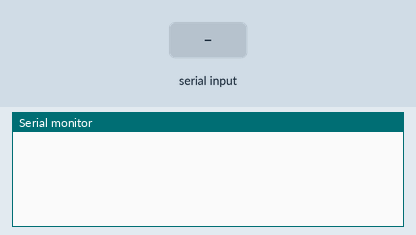
Simulated run of this sketch. Board: Arduino Mega 2560, built with avr-gcc and run on an emulated ATmega2560. Parts: the last lines printed to the serial monitor. Inputs (shaded band) come from the test bench.

Above: at 1.2 s.
1.3 s: "1" received over the second serial link
At 2.2 s:
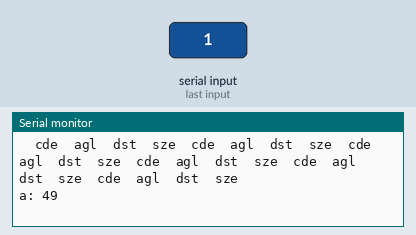
2.8 s: "0" received over the second serial link
At 3.3 s:
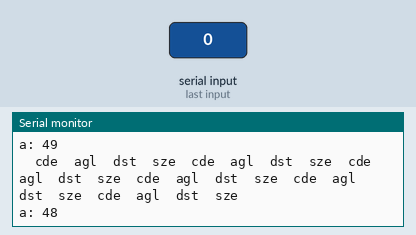
4.3 s: "2" received over the second serial link
At 5.7 s:
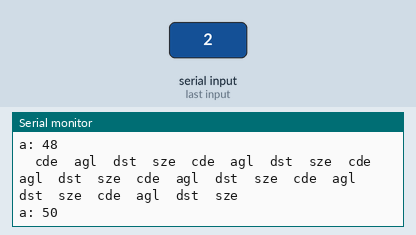

Measured:
- after the input at 1.3 s, the serial monitor: prints a new line at once (image 1)
- after the input at 2.8 s, the serial monitor: prints a new line at once (image 2)
- after the input at 4.3 s, the serial monitor: prints a new line at once (image 3)

The sketch:

OpenMV_Data_reader.ino
```cpp
void setup() {
  // put your setup code here, to run once:
  Serial.begin(115200);
  Serial2.begin(115200);
}
  char num;
  int thing;
  float number = 0;
  byte* numberPtr = (byte*) &number;
  int rawData[32];
  int blobs[3][4];

void loop() {
//  delay(30);
  for (int i = 0; i < 32; i++) {
    rawData[i] = NULL;
  }
  for (int a = 0; a < 6; a++) {
    for (int b = 0; b < 3; b++) {
      blobs[a][b] = NULL;
    }
  }
  Serial2.write("1");

  if (Serial2.available() > 0) {
    Serial.println();
    Serial.println();
    Serial.println();
    Serial.println();
    Serial.print("\tcde\tagl\tdst\tsze\tcde\tagl\tdst\tsze\tcde\tagl\tdst\tsze\tcde\tagl\tdst\tsze\tcde\tagl\tdst\tsze\tcde\tagl\tdst\tsze\t");
    Serial.println();
    Serial.print("a: ");
  }

  for (int i = 0; Serial2.available(); i++) {
    rawData[i] = Serial2.read();
    Serial.print(rawData[i]);
    Serial.print("\t");

  }
  for (int i = 0; i < 32; i++) {
    byte locked = 0;
    byte lockPoint;
    if (rawData[i] == 255) {
      lockPoint = i;
      locked = 1;
    }
    if (locked == 1) {
      int addr = 0;
            Serial.println();
      Serial.print("b: \t");
      for (int a = 0; a < 3; a++) {
        for (int b = 0; b < 4; b++) {
          addr++;
          blobs[a][b] = rawData[addr + lockPoint];
//          Serial.print(blobs[a][b]);
//          Serial.print("\t");
        }
        blobs[a][1] = blobs[a][1] * 4.5 / PI;
      }
      for (int a = 0; a < 3; a++) {
        for (int b = 0; b < 4; b++) {
          Serial.print(blobs[a][b]);
          Serial.print("\t");
        }
      }
      break;
    }
  }
}
```
